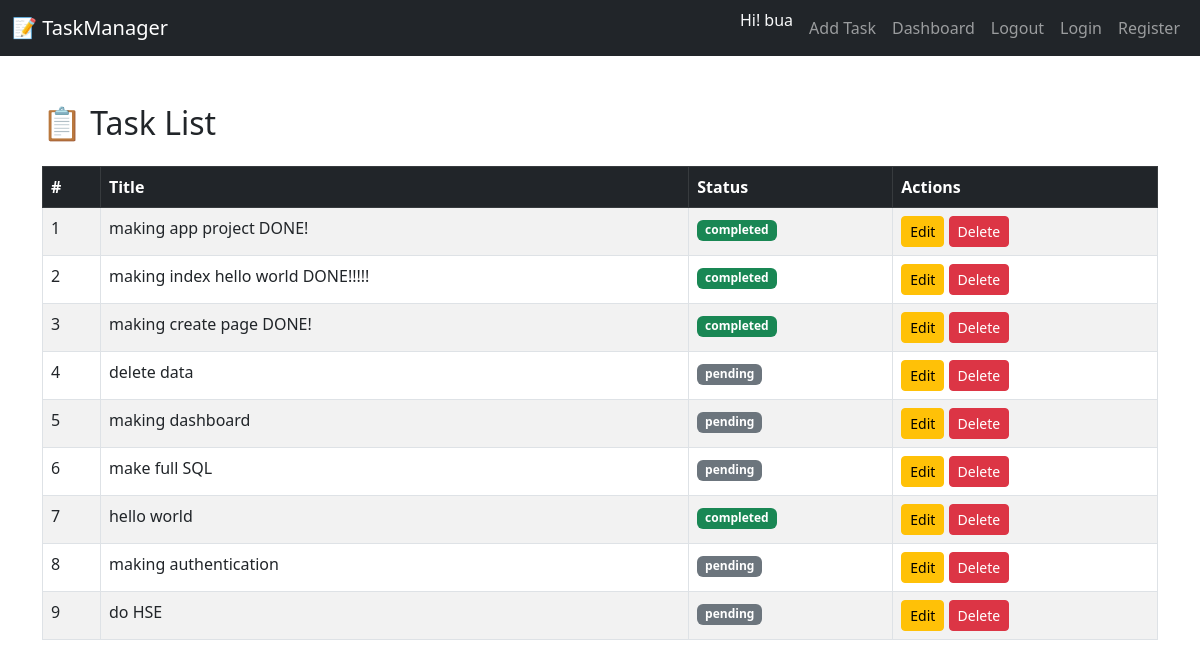
Screenshot of / (signed in) with the database file from the repository.
### models/user.py (models this page shows)
class User(UserMixin, db.Model):
    id = db.Column(db.Integer, primary_key=True)
    username = db.Column(db.String(100), unique=True, nullable=False)
    password = db.Column(db.String(100), nullable=False)

### models/task.py (models this page shows)
class Task(db.Model):
    id = db.Column(db.Integer, primary_key=True)
    title = db.Column(db.String(100), nullable=False)
    status = db.Column(db.String(20), nullable=False)

### routes/task_routes.py (the view)
@task_bp.route('/')
def index():
    tasks = Task.query.all()
    return render_template('index.html', tasks=tasks)

### app.py (called while the page is built)
@login_manager.user_loader
def load_user(user_id):
    return User.query.get(int(user_id))

### templates/index.html (shortened to what this page needs)
{% extends 'base.html' %}
{% block content %}
<h2 class="mb-4">📋 Task List</h2>
<table class="table table-striped table-bordered">
  <thead class="table-dark">
    <tr>
      <th>#</th>
      <th>Title</th>
      <th>Status</th>
      <th>Actions</th>
    </tr>
  </thead>
  <tbody>
    {% for task in tasks %}
    <tr>
      <td>{{ loop.index }}</td>
      <td>{{ task.title }}</td>
      <td>
        <span class="badge bg-{{ 'success' if task.status == 'completed' else 'secondary' }}">
          {{ task.status }}
        </span>
      </td>
      <td>
        <a href="/update/{{ task.id }}" class="btn btn-sm btn-warning">Edit</a>
        <a href="/delete/{{ task.id }}" class="btn btn-sm btn-danger" onclick="return confirm('Delete this task?')">Delete</a>
      </td>
    </tr>
    {% endfor %}
  </tbody>
</table>
{% endblock %}

### templates/navbar.html (shortened to what this page needs)
<nav class="navbar navbar-expand-lg navbar-dark bg-dark">
  <div class="container-fluid">
    <a class="navbar-brand" href="/">📝 TaskManager</a>
    <div class="collapse navbar-collapse" id="navbarNav">
      <ul class="navbar-nav ms-auto">
          {% if current_user.is_authenticated %}
          <li class="nav-item">
            <span class="navbar-text text-light me-2">Hi! {{ current_user.username }}</span>
          </li>
          {% endif %}
          <li class="nav-item"><a class="nav-link" href="/create">Add Task</a></li>
          <li class="nav-item"><a class="nav-link" href="/dashboard">Dashboard</a></li>
          <li class="nav-item"><a class="nav-link" href="/logout">Logout</a></li>
          <li class="nav-item"><a class="nav-link" href="/login">Login</a></li>
          <li class="nav-item"><a class="nav-link" href="/register">Register</a></li>
      </ul>
    </div>
  </div>
</nav>

### rows the page displays
User: username "bua"
Task: title "making app project DONE!", status "completed"
Task: title "making index hello world DONE!!!!!", status "completed"
Task: title "making create page DONE!", status "completed"
Task: title "delete data", status "pending"
Task: title "making dashboard", status "pending"
Task: title "make full SQL", status "pending"
Task: title "hello world", status "completed"
Task: title "making authentication", status "pending"
Task: title "do HSE", status "pending"
